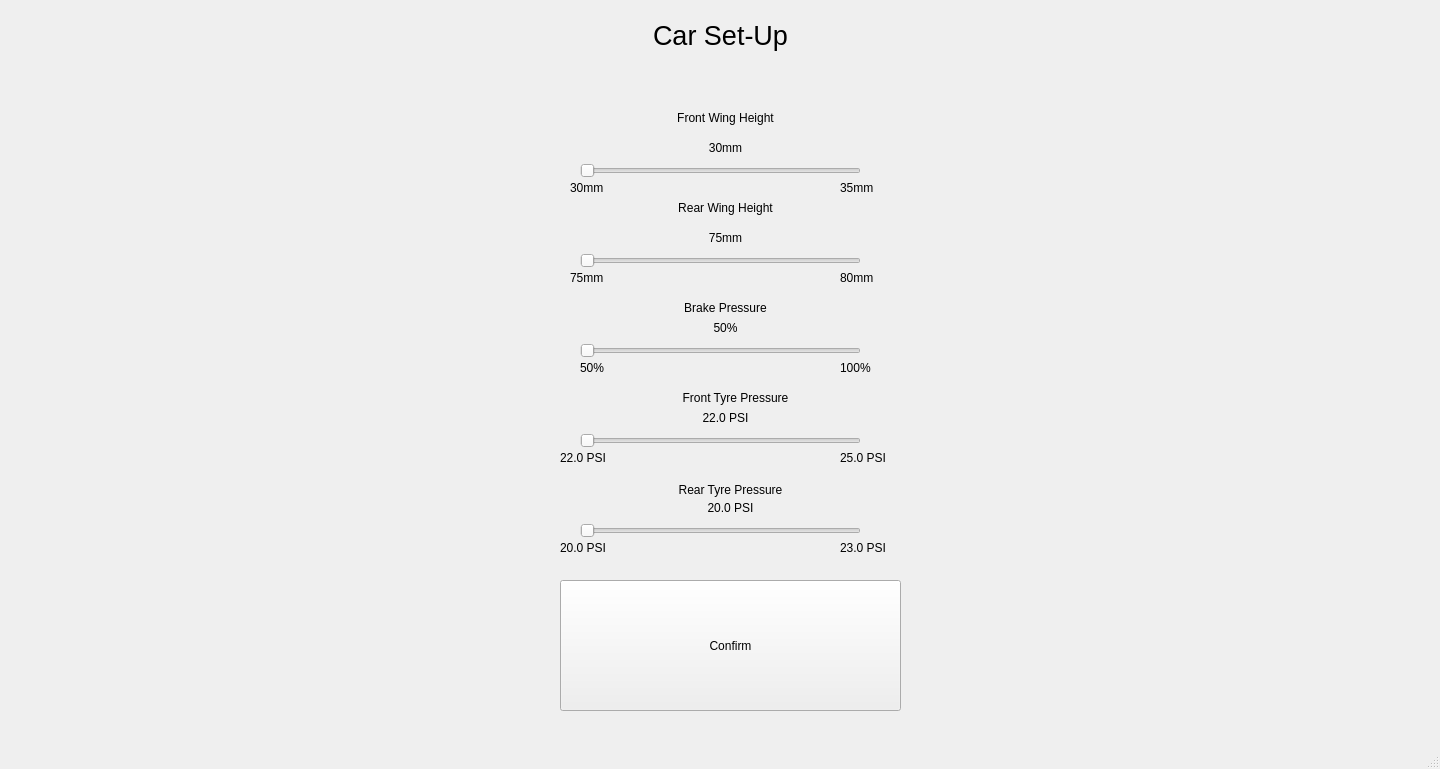
<?xml version="1.0" encoding="UTF-8"?>
<ui version="4.0">
 <class>MainWindow</class>
 <widget class="QMainWindow" name="MainWindow">
  <property name="geometry">
   <rect>
    <x>0</x>
    <y>0</y>
    <width>1440</width>
    <height>769</height>
   </rect>
  </property>
  <property name="windowTitle">
   <string>MainWindow</string>
  </property>
  <widget class="QWidget" name="centralwidget">
   <widget class="QSlider" name="frt_wing_slider">
    <property name="geometry">
     <rect>
      <x>580</x>
      <y>160</y>
      <width>281</width>
      <height>22</height>
     </rect>
    </property>
    <property name="minimum">
     <number>30</number>
    </property>
    <property name="maximum">
     <number>35</number>
    </property>
    <property name="orientation">
     <enum>Qt::Horizontal</enum>
    </property>
   </widget>
   <widget class="QSlider" name="rear_tyre_prs_slider">
    <property name="geometry">
     <rect>
      <x>580</x>
      <y>520</y>
      <width>281</width>
      <height>22</height>
     </rect>
    </property>
    <property name="minimum">
     <number>20</number>
    </property>
    <property name="maximum">
     <number>23</number>
    </property>
    <property name="orientation">
     <enum>Qt::Horizontal</enum>
    </property>
   </widget>
   <widget class="QSlider" name="frt_tyre_prs_slider">
    <property name="geometry">
     <rect>
      <x>580</x>
      <y>430</y>
      <width>281</width>
      <height>22</height>
     </rect>
    </property>
    <property name="minimum">
     <number>22</number>
    </property>
    <property name="maximum">
     <number>25</number>
    </property>
    <property name="orientation">
     <enum>Qt::Horizontal</enum>
    </property>
   </widget>
   <widget class="QSlider" name="brake_prs_slider">
    <property name="geometry">
     <rect>
      <x>580</x>
      <y>340</y>
      <width>281</width>
      <height>22</height>
     </rect>
    </property>
    <property name="minimum">
     <number>50</number>
    </property>
    <property name="maximum">
     <number>100</number>
    </property>
    <property name="orientation">
     <enum>Qt::Horizontal</enum>
    </property>
   </widget>
   <widget class="QSlider" name="rear_wing_slider">
    <property name="geometry">
     <rect>
      <x>580</x>
      <y>250</y>
      <width>281</width>
      <height>22</height>
     </rect>
    </property>
    <property name="minimum">
     <number>75</number>
    </property>
    <property name="maximum">
     <number>80</number>
    </property>
    <property name="orientation">
     <enum>Qt::Horizontal</enum>
    </property>
   </widget>
   <widget class="QLabel" name="car_set_up_lbl_title">
    <property name="geometry">
     <rect>
      <x>640</x>
      <y>20</y>
      <width>161</width>
      <height>41</height>
     </rect>
    </property>
    <property name="font">
     <font>
      <pointsize>20</pointsize>
     </font>
    </property>
    <property name="text">
     <string>Car Set-Up</string>
    </property>
    <property name="alignment">
     <set>Qt::AlignHCenter|Qt::AlignTop</set>
    </property>
   </widget>
   <widget class="QLabel" name="frt_wing_lbl_title">
    <property name="geometry">
     <rect>
      <x>670</x>
      <y>110</y>
      <width>111</width>
      <height>16</height>
     </rect>
    </property>
    <property name="text">
     <string>Front Wing Height</string>
    </property>
    <property name="alignment">
     <set>Qt::AlignCenter</set>
    </property>
   </widget>
   <widget class="QLabel" name="rear_wing_lbl_title">
    <property name="geometry">
     <rect>
      <x>670</x>
      <y>200</y>
      <width>111</width>
      <height>16</height>
     </rect>
    </property>
    <property name="text">
     <string>Rear Wing Height</string>
    </property>
    <property name="alignment">
     <set>Qt::AlignCenter</set>
    </property>
   </widget>
   <widget class="QLabel" name="frt_wing_lbl_min">
    <property name="geometry">
     <rect>
      <x>570</x>
      <y>180</y>
      <width>60</width>
      <height>16</height>
     </rect>
    </property>
    <property name="text">
     <string>30mm</string>
    </property>
   </widget>
   <widget class="QLabel" name="frt_wing_lbl_max">
    <property name="geometry">
     <rect>
      <x>840</x>
      <y>180</y>
      <width>60</width>
      <height>16</height>
     </rect>
    </property>
    <property name="text">
     <string>35mm</string>
    </property>
   </widget>
   <widget class="QLabel" name="rear_wing_lbl_min">
    <property name="geometry">
     <rect>
      <x>570</x>
      <y>270</y>
      <width>60</width>
      <height>16</height>
     </rect>
    </property>
    <property name="text">
     <string>75mm</string>
    </property>
   </widget>
   <widget class="QLabel" name="rear_wing_lbl_max">
    <property name="geometry">
     <rect>
      <x>840</x>
      <y>270</y>
      <width>60</width>
      <height>16</height>
     </rect>
    </property>
    <property name="text">
     <string>80mm</string>
    </property>
   </widget>
   <widget class="QLabel" name="frt_wing_lbl">
    <property name="geometry">
     <rect>
      <x>690</x>
      <y>140</y>
      <width>71</width>
      <height>16</height>
     </rect>
    </property>
    <property name="text">
     <string>30mm</string>
    </property>
    <property name="alignment">
     <set>Qt::AlignCenter</set>
    </property>
   </widget>
   <widget class="QLabel" name="rear_wing_lbl">
    <property name="geometry">
     <rect>
      <x>700</x>
      <y>230</y>
      <width>51</width>
      <height>16</height>
     </rect>
    </property>
    <property name="text">
     <string>75mm</string>
    </property>
    <property name="alignment">
     <set>Qt::AlignCenter</set>
    </property>
   </widget>
   <widget class="QLabel" name="brake_prs_lbl">
    <property name="geometry">
     <rect>
      <x>700</x>
      <y>320</y>
      <width>51</width>
      <height>16</height>
     </rect>
    </property>
    <property name="text">
     <string>50%</string>
    </property>
    <property name="alignment">
     <set>Qt::AlignCenter</set>
    </property>
   </widget>
   <widget class="QLabel" name="brake_prs_lbl_min">
    <property name="geometry">
     <rect>
      <x>580</x>
      <y>360</y>
      <width>60</width>
      <height>16</height>
     </rect>
    </property>
    <property name="text">
     <string>50%</string>
    </property>
   </widget>
   <widget class="QLabel" name="brake_prs_lbl_max">
    <property name="geometry">
     <rect>
      <x>840</x>
      <y>360</y>
      <width>61</width>
      <height>16</height>
     </rect>
    </property>
    <property name="text">
     <string>100%</string>
    </property>
   </widget>
   <widget class="QLabel" name="brake_prs_lbl_title">
    <property name="geometry">
     <rect>
      <x>670</x>
      <y>300</y>
      <width>111</width>
      <height>16</height>
     </rect>
    </property>
    <property name="text">
     <string>Brake Pressure</string>
    </property>
    <property name="alignment">
     <set>Qt::AlignCenter</set>
    </property>
   </widget>
   <widget class="QLabel" name="frt_tyre_prs_min">
    <property name="geometry">
     <rect>
      <x>560</x>
      <y>450</y>
      <width>60</width>
      <height>16</height>
     </rect>
    </property>
    <property name="text">
     <string>22.0 PSI</string>
    </property>
   </widget>
   <widget class="QLabel" name="frt_tyre_prs_max">
    <property name="geometry">
     <rect>
      <x>840</x>
      <y>450</y>
      <width>60</width>
      <height>16</height>
     </rect>
    </property>
    <property name="text">
     <string>25.0 PSI</string>
    </property>
   </widget>
   <widget class="QLabel" name="rear_tyre_prs_min">
    <property name="geometry">
     <rect>
      <x>560</x>
      <y>540</y>
      <width>60</width>
      <height>16</height>
     </rect>
    </property>
    <property name="text">
     <string>20.0 PSI</string>
    </property>
   </widget>
   <widget class="QLabel" name="rear_tyre_prs_max">
    <property name="geometry">
     <rect>
      <x>840</x>
      <y>540</y>
      <width>60</width>
      <height>16</height>
     </rect>
    </property>
    <property name="text">
     <string>23.0 PSI</string>
    </property>
   </widget>
   <widget class="QLabel" name="frt_tyre_prs_title">
    <property name="geometry">
     <rect>
      <x>670</x>
      <y>390</y>
      <width>131</width>
      <height>16</height>
     </rect>
    </property>
    <property name="text">
     <string>Front Tyre Pressure</string>
    </property>
    <property name="alignment">
     <set>Qt::AlignCenter</set>
    </property>
   </widget>
   <widget class="QLabel" name="rear_tyre_prs_title">
    <property name="geometry">
     <rect>
      <x>660</x>
      <y>480</y>
      <width>141</width>
      <height>20</height>
     </rect>
    </property>
    <property name="text">
     <string>Rear Tyre Pressure</string>
    </property>
    <property name="alignment">
     <set>Qt::AlignCenter</set>
    </property>
   </widget>
   <widget class="QLabel" name="frt_tyre_prs">
    <property name="geometry">
     <rect>
      <x>700</x>
      <y>410</y>
      <width>51</width>
      <height>16</height>
     </rect>
    </property>
    <property name="text">
     <string>22.0 PSI</string>
    </property>
    <property name="alignment">
     <set>Qt::AlignCenter</set>
    </property>
   </widget>
   <widget class="QLabel" name="rear_tyre_prs">
    <property name="geometry">
     <rect>
      <x>700</x>
      <y>500</y>
      <width>61</width>
      <height>16</height>
     </rect>
    </property>
    <property name="text">
     <string>20.0 PSI</string>
    </property>
    <property name="alignment">
     <set>Qt::AlignCenter</set>
    </property>
   </widget>
   <widget class="QPushButton" name="confirm_button">
    <property name="geometry">
     <rect>
      <x>560</x>
      <y>580</y>
      <width>341</width>
      <height>131</height>
     </rect>
    </property>
    <property name="text">
     <string>Confirm</string>
    </property>
   </widget>
  </widget>
  <widget class="QMenuBar" name="menubar">
   <property name="geometry">
    <rect>
     <x>0</x>
     <y>0</y>
     <width>1440</width>
     <height>24</height>
    </rect>
   </property>
  </widget>
  <widget class="QStatusBar" name="statusbar"/>
 </widget>
 <resources/>
 <connections/>
</ui>
